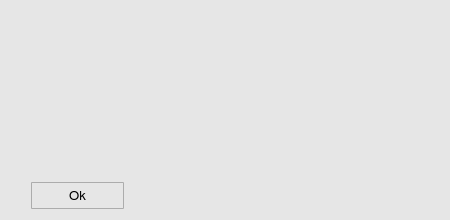
<?xml version="1.0" encoding="UTF-8"?>
<ui version="4.0">
 <class>aboutWindow</class>
 <widget class="QWidget" name="aboutWindow">
  <property name="geometry">
   <rect>
    <x>0</x>
    <y>0</y>
    <width>450</width>
    <height>220</height>
   </rect>
  </property>
  <property name="sizePolicy">
   <sizepolicy hsizetype="Preferred" vsizetype="Preferred">
    <horstretch>0</horstretch>
    <verstretch>0</verstretch>
   </sizepolicy>
  </property>
  <property name="minimumSize">
   <size>
    <width>450</width>
    <height>220</height>
   </size>
  </property>
  <property name="maximumSize">
   <size>
    <width>452</width>
    <height>16777215</height>
   </size>
  </property>
  <property name="font">
   <font>
    <family>FreeSans</family>
    <pointsize>10</pointsize>
    <weight>50</weight>
    <bold>false</bold>
    <stylestrategy>PreferAntialias</stylestrategy>
    <kerning>true</kerning>
   </font>
  </property>
  <property name="windowTitle">
   <string>About EGADS</string>
  </property>
  <property name="windowIcon">
   <iconset>
    <normaloff>icons/about_popup_icon.svg</normaloff>icons/about_popup_icon.svg</iconset>
  </property>
  <property name="styleSheet">
   <string notr="true">QWidget {
	background-color: rgb(230,230,230);
}</string>
  </property>
  <layout class="QGridLayout" name="gridLayout">
   <item row="0" column="0">
    <layout class="QVBoxLayout" name="verticalLayout_2">
     <item>
      <layout class="QHBoxLayout" name="horizontalLayout">
       <item>
        <layout class="QVBoxLayout" name="verticalLayout">
         <item>
          <widget class="QLabel" name="aw_label_2">
           <property name="minimumSize">
            <size>
             <width>50</width>
             <height>50</height>
            </size>
           </property>
           <property name="maximumSize">
            <size>
             <width>50</width>
             <height>50</height>
            </size>
           </property>
           <property name="font">
            <font>
             <family>FreeSans</family>
            </font>
           </property>
           <property name="text">
            <string/>
           </property>
           <property name="pixmap">
            <pixmap>icons/about_popup_icon.svg</pixmap>
           </property>
           <property name="scaledContents">
            <bool>true</bool>
           </property>
          </widget>
         </item>
         <item>
          <spacer name="verticalSpacer">
           <property name="orientation">
            <enum>Qt::Vertical</enum>
           </property>
           <property name="sizeHint" stdset="0">
            <size>
             <width>10</width>
             <height>40</height>
            </size>
           </property>
          </spacer>
         </item>
        </layout>
       </item>
       <item>
        <spacer name="horizontalSpacer">
         <property name="orientation">
          <enum>Qt::Horizontal</enum>
         </property>
         <property name="sizeType">
          <enum>QSizePolicy::Fixed</enum>
         </property>
         <property name="sizeHint" stdset="0">
          <size>
           <width>10</width>
           <height>20</height>
          </size>
         </property>
        </spacer>
       </item>
       <item>
        <widget class="QLabel" name="aw_label_1">
         <property name="sizePolicy">
          <sizepolicy hsizetype="Preferred" vsizetype="Preferred">
           <horstretch>0</horstretch>
           <verstretch>0</verstretch>
          </sizepolicy>
         </property>
         <property name="minimumSize">
          <size>
           <width>341</width>
           <height>170</height>
          </size>
         </property>
         <property name="maximumSize">
          <size>
           <width>341</width>
           <height>16777215</height>
          </size>
         </property>
         <property name="font">
          <font>
           <family>FreeSans</family>
           <pointsize>9</pointsize>
           <weight>50</weight>
           <bold>false</bold>
           <stylestrategy>PreferAntialias</stylestrategy>
           <kerning>true</kerning>
          </font>
         </property>
         <property name="styleSheet">
          <string notr="true">QLabel {
	color: black;
}</string>
         </property>
         <property name="frameShape">
          <enum>QFrame::NoFrame</enum>
         </property>
         <property name="frameShadow">
          <enum>QFrame::Plain</enum>
         </property>
         <property name="lineWidth">
          <number>1</number>
         </property>
         <property name="midLineWidth">
          <number>0</number>
         </property>
         <property name="text">
          <string>&lt;html&gt;&lt;head/&gt;&lt;body&gt;&lt;p&gt;&lt;br/&gt;&lt;/p&gt;&lt;/body&gt;&lt;/html&gt;</string>
         </property>
         <property name="textFormat">
          <enum>Qt::AutoText</enum>
         </property>
         <property name="scaledContents">
          <bool>false</bool>
         </property>
         <property name="alignment">
          <set>Qt::AlignJustify|Qt::AlignTop</set>
         </property>
         <property name="wordWrap">
          <bool>true</bool>
         </property>
        </widget>
       </item>
      </layout>
     </item>
     <item>
      <spacer name="verticalSpacer_2">
       <property name="orientation">
        <enum>Qt::Vertical</enum>
       </property>
       <property name="sizeType">
        <enum>QSizePolicy::Fixed</enum>
       </property>
       <property name="sizeHint" stdset="0">
        <size>
         <width>20</width>
         <height>10</height>
        </size>
       </property>
      </spacer>
     </item>
     <item>
      <layout class="QHBoxLayout" name="horizontalLayout_2">
       <item>
        <spacer name="horizontalSpacer_3">
         <property name="orientation">
          <enum>Qt::Horizontal</enum>
         </property>
         <property name="sizeType">
          <enum>QSizePolicy::Fixed</enum>
         </property>
         <property name="sizeHint" stdset="0">
          <size>
           <width>20</width>
           <height>20</height>
          </size>
         </property>
        </spacer>
       </item>
       <item>
        <widget class="QToolButton" name="aw_okButton">
         <property name="minimumSize">
          <size>
           <width>93</width>
           <height>27</height>
          </size>
         </property>
         <property name="maximumSize">
          <size>
           <width>93</width>
           <height>27</height>
          </size>
         </property>
         <property name="font">
          <font>
           <family>FreeSans</family>
           <pointsize>10</pointsize>
           <weight>50</weight>
           <bold>false</bold>
           <stylestrategy>PreferDefault</stylestrategy>
           <kerning>true</kerning>
          </font>
         </property>
         <property name="styleSheet">
          <string notr="true">QToolButton {
    border: 1px solid #acacac;
    border-radius: 1px;
    background-color: qlineargradient(x1: 0, y1: 0, x2: 0, y2: 1, 
								stop: 0 #f0f0f0, stop: 1 #e5e5e5);
	color: black;
}

QToolButton:hover {
	border: 1px solid #7eb4ea;
    border-radius: 1px;
	background-color: qlineargradient(x1: 0, y1: 0, x2: 0, y2: 1, 
								stop: 0 #ecf4fc, stop: 1 #dcecfc);
}


QToolButton:pressed {
	border: 1px solid #579de5;
    border-radius: 1px;
    background-color: qlineargradient(x1: 0, y1: 0, x2: 0, y2: 1,
                                      stop: 0 #daecfc, stop: 1 #c4e0fc);
}</string>
         </property>
         <property name="text">
          <string>Ok</string>
         </property>
        </widget>
       </item>
       <item>
        <spacer name="horizontalSpacer_4">
         <property name="orientation">
          <enum>Qt::Horizontal</enum>
         </property>
         <property name="sizeHint" stdset="0">
          <size>
           <width>40</width>
           <height>20</height>
          </size>
         </property>
        </spacer>
       </item>
      </layout>
     </item>
    </layout>
   </item>
  </layout>
 </widget>
 <resources/>
 <connections/>
</ui>
